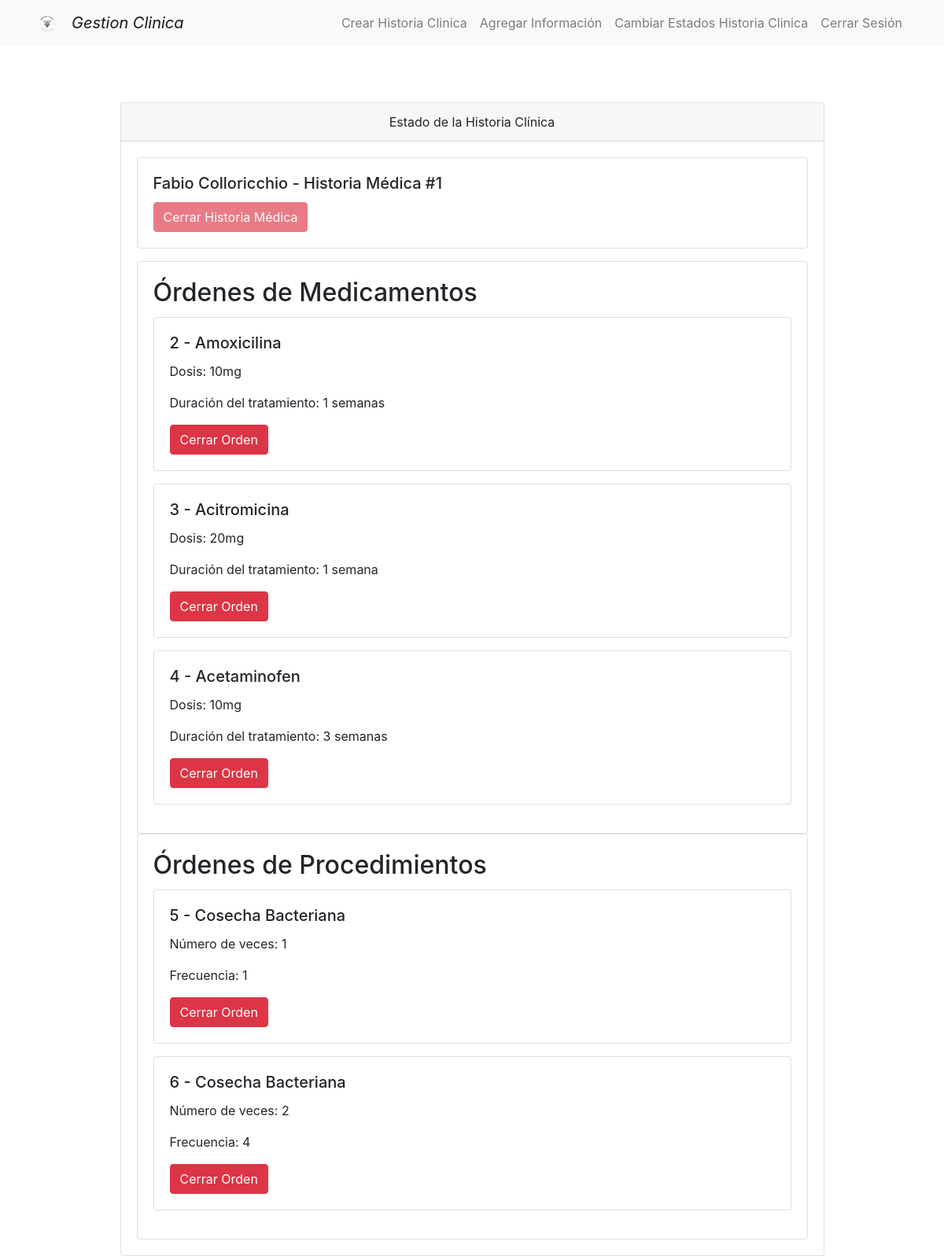
Page /home/medicos/estado_historia/1/ (signed in) on the committed database.
### personaladministrativo/models.py (models this page shows, shortened)
class Paciente(models.Model):
    numero_identificacion = models.CharField(max_length=10, unique=True)
    nombre_completo = models.CharField(max_length=200)
    fecha_nacimiento = models.DateField()
    genero = models.CharField(max_length=10)
    direccion = models.CharField(max_length=200)
    numero_telefono = models.CharField(max_length=10)
    correo_electronico = models.EmailField(blank=True, null=True)
    nombre_contacto_emergencia = models.CharField(max_length=200)
    relacion_contacto_emergencia = models.CharField(max_length=50)
    numero_telefono_emergencia = models.CharField(max_length=10)
    nombre_compania_seguro = models.CharField(max_length=100)
    numero_poliza_seguro = models.CharField(max_length=50)
    estado_poliza_seguro = models.BooleanField()
    copagos_acumulados = models.DecimalField(max_digits=10, decimal_places=2, default=0)

### medicos/models.py (models this page shows, shortened)
class HistoriaClinica(models.Model):
    fecha = models.DateField(default=timezone.now)
    medico = models.ForeignKey(Usuario, on_delete=models.CASCADE)  # Cédula del médico
    paciente = models.ForeignKey(Paciente, on_delete=models.CASCADE)  # Cédula del paciente
    motivo_consulta = models.TextField()
    sintomatologia = models.TextField()
    diagnostico = models.TextField()
    ordenes = models.ManyToManyField('Orden', related_name='historias_clinicas')
    cerrada = models.BooleanField(default=False)
    pagada = models.BooleanField(default=False)

class OrdenMedicamento(models.Model):
    orden = models.ForeignKey(Orden, on_delete=models.CASCADE, related_name='medicamentos')
    numero_item = models.PositiveIntegerField()  # Número de ítem dentro de la orden
    nombre_medicamento = models.CharField(max_length=200)
    dosis = models.CharField(max_length=50)
    duracion_tratamiento = models.CharField(max_length=50)
    costo = models.DecimalField(max_digits=10, decimal_places=2)
    cerrada = models.BooleanField(default=False)

class OrdenProcedimiento(models.Model):
    orden = models.ForeignKey(Orden, on_delete=models.CASCADE, related_name='procedimientos')
    numero_item = models.PositiveIntegerField()  # Número de ítem dentro de la orden
    nombre_procedimiento = models.CharField(max_length=200)
    numero_veces = models.PositiveIntegerField()
    frecuencia = models.CharField(max_length=50)
    costo = models.DecimalField(max_digits=10, decimal_places=2)
    requiere_asistencia_especialista = models.BooleanField()
    cerrada = models.BooleanField(default=False)

### medicos/views.py (the view, shortened to what this page needs)
# urls.py: path('home/medicos/estado_historia/', views.buscar_estado_historia, name='buscar_estado_historia'),
@role_required(['Médicos','Soporte de Información'])
def estado_historia(request, id_historia_medica):
    historia_clinica = HistoriaClinica.objects.get(id=id_historia_medica)
    paciente_nombre = historia_clinica.paciente.nombre_completo
    ordenes_medicamentos = historia_clinica.ordenes.filter(tipo_orden='medicamento', cerrada=False)
    ordenes_procedimientos = historia_clinica.ordenes.filter(tipo_orden='procedimiento', cerrada=False)
    ordenes_ayuda_diagnostica = historia_clinica.ordenes.filter(tipo_orden='ayuda_diagnostica', cerrada=False)
    detalles_ordenes_medicamentos = []
    for orden in ordenes_medicamentos:
        orden_medicamento = OrdenMedicamento.objects.get(orden=orden)
        detalle = {
            'id': orden.id,
            'nombre_medicamento': orden_medicamento.nombre_medicamento,
            'dosis': orden_medicamento.dosis,
            'duracion_tratamiento': orden_medicamento.duracion_tratamiento,
        }
        detalles_ordenes_medicamentos.append(detalle)
    detalles_ordenes_procedimientos = []
    for orden in ordenes_procedimientos:
        orden_procedimiento = OrdenProcedimiento.objects.get(orden=orden)
        detalle = {
            'id': orden.id,
            'nombre_procedimiento': orden_procedimiento.nombre_procedimiento,
            'numero_veces': orden_procedimiento.numero_veces,
            'frecuencia': orden_procedimiento.frecuencia,
        }
        detalles_ordenes_procedimientos.append(detalle)
    detalles_ordenes_ayuda_diagnostica = []
    return render(request, 'estado_historia_clinica.html', {
        'historia_clinica': historia_clinica,
        'paciente_nombre': paciente_nombre,
        'detalles_ordenes_medicamentos': detalles_ordenes_medicamentos,
        'detalles_ordenes_procedimientos': detalles_ordenes_procedimientos,
        'detalles_ordenes_ayuda_diagnostica': detalles_ordenes_ayuda_diagnostica,
    })

### medicos/templates/estado_historia_clinica.html (shortened to what this page needs)
{% extends "layouts/layout.html" %}
{% load static %}
{% block navbar %}
<li class="nav-item">
    <a class="nav-link" href={% url 'crear_historia_clinica' %}> Crear Historia Clinica </a>
</li>
<li class="nav-item">
    <a class="nav-link" href={% url 'agregar_ordenes' %}> Agregar Información </a>
</li>
<li class="nav-item">
    <a class="nav-link" href={% url 'buscar_estado_historia' %}> Cambiar Estados Historia Clinica </a>
</li>
<li class="nav-item">
    <a class="nav-link" href="{% url 'logout_view' %}"> Cerrar Sesión </a>
</li>
{% endblock %}
{% block content %}
<div class="container mt-4">
    <div class="row justify-content-center">
        <div class="col-md-10">
            <div class="card mt-5">
                <div class="card-header text-center">Estado de la Historia Clínica</div>
                <div class="card-body">
                    <div class="card mb-3">
                        <div class="card-body">
                            <h5 class="card-title">{{ paciente_nombre }} - Historia Médica #{{ historia_clinica.id }}</h5>
                            {% if not detalles_ordenes_medicamentos and not detalles_ordenes_procedimientos and not detalles_ordenes_ayuda_diagnostica %}
                                <a href="{% url 'cerrar_historia_clinica' historia_clinica.id%}" class="btn btn-danger float-end">Cerrar Historia Médica</a>
                            {% else %}
                                <button class="btn btn-danger float-end" disabled>Cerrar Historia Médica</button>
                            {% endif %}
                        </div>
                    </div>
                    {% if detalles_ordenes_medicamentos %}
                    <div class="card">
                        <div class="card-body">
                            <h2 class="card-title">Órdenes de Medicamentos</h2>
                            {% for orden_medicamento in detalles_ordenes_medicamentos %}
                                <div class="card mb-3">
                                    <div class="card-body">
                                        <h5 class="card-title">{{ orden_medicamento.id }} - {{ orden_medicamento.nombre_medicamento }}</h5>
                                        <p>Dosis: {{ orden_medicamento.dosis }}</p>
                                        <p>Duración del tratamiento: {{ orden_medicamento.duracion_tratamiento }}</p>
                                        <a href="{% url 'cerrar_orden' orden_medicamento.id %}" class="btn btn-danger">Cerrar Orden</a>
                                    </div>
                                </div>
                            {% endfor %}
                        </div>
                    </div>
                    {% endif %}
                    {% if detalles_ordenes_procedimientos %}
                    <div class="card">
                        <div class="card-body">
                            <h2 class="card-title">Órdenes de Procedimientos</h2>
                            {% for orden_procedimiento in detalles_ordenes_procedimientos %}
                                <div class="card mb-3">
                                    <div class="card-body">
                                        <h5 class="card-title">{{ orden_procedimiento.id }} - {{ orden_procedimiento.nombre_procedimiento }}</h5>
                                        <p>Número de veces: {{ orden_procedimiento.numero_veces }}</p>
                                        <p>Frecuencia: {{ orden_procedimiento.frecuencia }}</p>
                                        <a href="{% url 'cerrar_orden' orden_procedimiento.id %}" class="btn btn-danger">Cerrar Orden</a>
                                    </div>
                                </div>
                            {% endfor %}
                        </div>
                    </div>
                    {% endif %}
                </div>
            </div>
        </div>
    </div>
</div>
{% endblock %}

### rows in the picture
Paciente: nombre_completo "Fabio Colloricchio"
HistoriaClinica: id "1"
OrdenMedicamento: nombre_medicamento "Amoxicilina", dosis "10mg", duracion_tratamiento "1 semanas"
OrdenMedicamento: nombre_medicamento "Acitromicina", dosis "20mg", duracion_tratamiento "1 semana"
OrdenMedicamento: nombre_medicamento "Acetaminofen", dosis "10mg", duracion_tratamiento "3 semanas"
OrdenProcedimiento: nombre_procedimiento "Cosecha Bacteriana"
OrdenProcedimiento: nombre_procedimiento "Cosecha Bacteriana"

### other values in the picture
{{ orden_medicamento.id }} "2" "3" "4"
{{ orden_procedimiento.id }} "5" "6"
{{ orden_procedimiento.numero_veces }} "1" "2"
{{ orden_procedimiento.frecuencia }} "1" "4"
